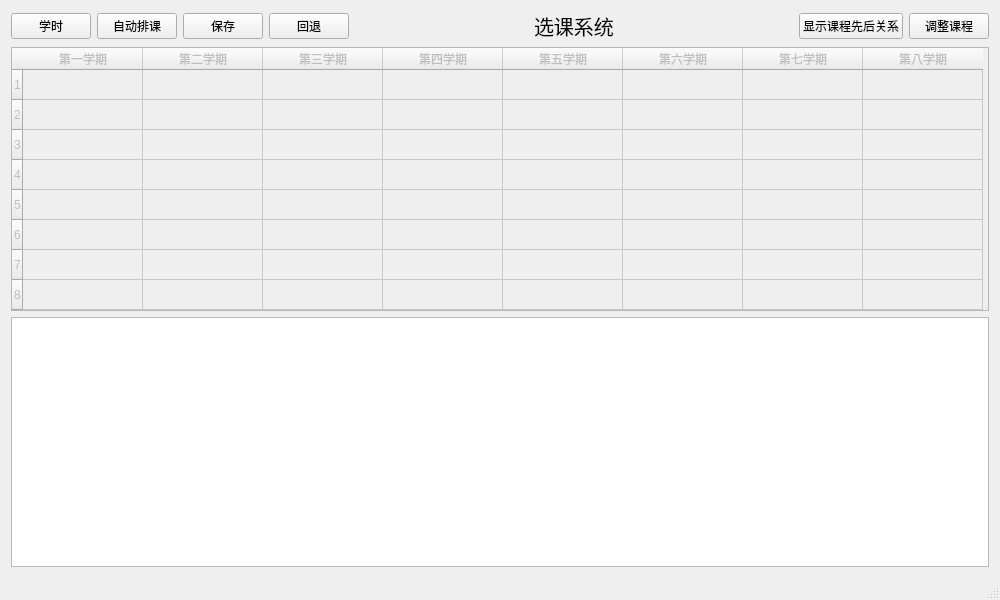
<?xml version="1.0" encoding="UTF-8"?>
<ui version="4.0">
 <class>class_systemClass</class>
 <widget class="QMainWindow" name="class_systemClass">
  <property name="geometry">
   <rect>
    <x>0</x>
    <y>0</y>
    <width>1000</width>
    <height>600</height>
   </rect>
  </property>
  <property name="minimumSize">
   <size>
    <width>1000</width>
    <height>600</height>
   </size>
  </property>
  <property name="maximumSize">
   <size>
    <width>1000</width>
    <height>600</height>
   </size>
  </property>
  <property name="windowTitle">
   <string>排课系统</string>
  </property>
  <widget class="QWidget" name="centralWidget">
   <layout class="QVBoxLayout" name="verticalLayout_2">
    <item>
     <layout class="QVBoxLayout" name="verticalLayout">
      <item>
       <layout class="QHBoxLayout" name="horizontalLayout">
        <item>
         <widget class="QPushButton" name="set">
          <property name="text">
           <string>学时</string>
          </property>
         </widget>
        </item>
        <item>
         <widget class="QPushButton" name="choose">
          <property name="text">
           <string>自动排课</string>
          </property>
         </widget>
        </item>
        <item>
         <widget class="QPushButton" name="save">
          <property name="text">
           <string>保存</string>
          </property>
         </widget>
        </item>
        <item>
         <widget class="QPushButton" name="fallback">
          <property name="text">
           <string>回退</string>
          </property>
         </widget>
        </item>
        <item>
         <spacer name="horizontalSpacer">
          <property name="orientation">
           <enum>Qt::Horizontal</enum>
          </property>
          <property name="sizeHint" stdset="0">
           <size>
            <width>200</width>
            <height>20</height>
           </size>
          </property>
         </spacer>
        </item>
        <item alignment="Qt::AlignHCenter">
         <widget class="QLabel" name="label">
          <property name="font">
           <font>
            <pointsize>15</pointsize>
           </font>
          </property>
          <property name="text">
           <string>选课系统</string>
          </property>
         </widget>
        </item>
        <item>
         <spacer name="horizontalSpacer_2">
          <property name="orientation">
           <enum>Qt::Horizontal</enum>
          </property>
          <property name="sizeHint" stdset="0">
           <size>
            <width>200</width>
            <height>20</height>
           </size>
          </property>
         </spacer>
        </item>
        <item>
         <widget class="QPushButton" name="show_dag">
          <property name="text">
           <string>显示课程先后关系</string>
          </property>
         </widget>
        </item>
        <item>
         <widget class="QPushButton" name="change_term">
          <property name="text">
           <string>调整课程</string>
          </property>
         </widget>
        </item>
       </layout>
      </item>
      <item>
       <widget class="QTableWidget" name="class_table">
        <property name="enabled">
         <bool>false</bool>
        </property>
        <property name="rowCount">
         <number>8</number>
        </property>
        <attribute name="horizontalHeaderDefaultSectionSize">
         <number>120</number>
        </attribute>
        <row/>
        <row/>
        <row/>
        <row/>
        <row/>
        <row/>
        <row/>
        <row/>
        <column>
         <property name="text">
          <string>第一学期</string>
         </property>
        </column>
        <column>
         <property name="text">
          <string>第二学期</string>
         </property>
        </column>
        <column>
         <property name="text">
          <string>第三学期</string>
         </property>
        </column>
        <column>
         <property name="text">
          <string>第四学期</string>
         </property>
        </column>
        <column>
         <property name="text">
          <string>第五学期</string>
         </property>
        </column>
        <column>
         <property name="text">
          <string>第六学期</string>
         </property>
        </column>
        <column>
         <property name="text">
          <string>第七学期</string>
         </property>
        </column>
        <column>
         <property name="text">
          <string>第八学期</string>
         </property>
        </column>
        <item row="0" column="0">
         <property name="background">
          <brush brushstyle="NoBrush">
           <color alpha="255">
            <red>240</red>
            <green>240</green>
            <blue>240</blue>
           </color>
          </brush>
         </property>
         <property name="foreground">
          <brush brushstyle="NoBrush">
           <color alpha="255">
            <red>240</red>
            <green>240</green>
            <blue>240</blue>
           </color>
          </brush>
         </property>
        </item>
       </widget>
      </item>
      <item>
       <widget class="QTextBrowser" name="debug">
        <property name="minimumSize">
         <size>
          <width>0</width>
          <height>250</height>
         </size>
        </property>
        <property name="maximumSize">
         <size>
          <width>16777215</width>
          <height>250</height>
         </size>
        </property>
        <property name="verticalScrollBarPolicy">
         <enum>Qt::ScrollBarAlwaysOff</enum>
        </property>
        <property name="horizontalScrollBarPolicy">
         <enum>Qt::ScrollBarAlwaysOff</enum>
        </property>
       </widget>
      </item>
     </layout>
    </item>
   </layout>
  </widget>
  <widget class="QStatusBar" name="statusBar"/>
 </widget>
 <layoutdefault spacing="6" margin="11"/>
 <resources>
  <include location="class_system.qrc"/>
 </resources>
 <connections/>
</ui>
